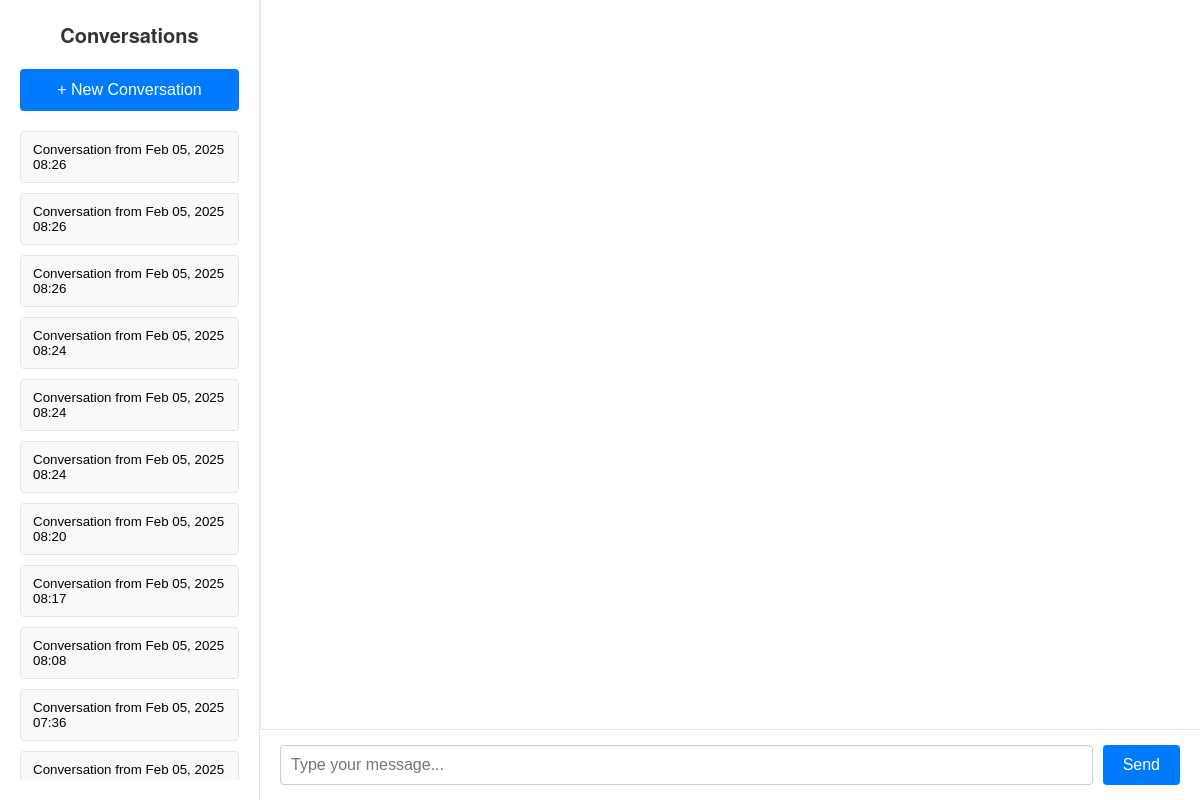
The page / on the database its author committed.
### chat/models.py (models this page shows, shortened)
class ChatSession(models.Model):
    thread_id = models.CharField(max_length=255, unique=True)
    conversation = models.JSONField(default=list)
    created_at = models.DateTimeField(auto_now_add=True)

### chat/views.py (the view)
# urls.py: path("", views.chat_view, name="chat"),
def chat_view(request):
    if request.method == "POST":
        user_input = request.POST.get("message")
        if not user_input:
            return JsonResponse({"error": "No message provided."}, status=400)
        conversation = request.session.get("conversation")
        if not conversation:
            conversation = [{"role": "system", "content": "You are a helpful assistant!"}]
        conversation.append({"role": "user", "content": user_input})
        messages = []
        for msg in conversation:
            if msg["role"] == "system":
                messages.append(SystemMessage(content=msg["content"]))
            elif msg["role"] == "user":
                messages.append(HumanMessage(content=msg["content"]))
            elif msg["role"] == "assistant":
                messages.append(AIMessage(content=msg["content"]))
        thread_id = request.session.get("thread_id")
        if not thread_id:
            thread_id = str(uuid.uuid4())
            request.session["thread_id"] = thread_id
        config = {"configurable": {"thread_id": thread_id}}
        response_text = ""
        for data, stream_mode in graph.stream({"messages": messages}, config=config, stream_mode="messages"):
            if data.type == "AIMessageChunk":
                response_text += data.content
        conversation.append({"role": "assistant", "content": response_text})
        request.session["conversation"] = conversation
        request.session["conversation_saved"] = False
        return JsonResponse({"response": response_text})
    else:
        previous_chats = ChatSession.objects.order_by('-created_at')
        return render(request, "chat/chat.html", {"previous_chats": previous_chats})

### chat/templates/chat/chat.html (shortened to what this page needs)
<!DOCTYPE html>
<html>
<head>
</head>
<body>
  <div id="sidebar">
    <h2>Conversations</h2>
    <button class="sidebar-button" id="new-convo-btn">+ New Conversation</button>
    <div id="conversation-list">
      {% for chat in previous_chats %}
      <button class="conversation-item" data-thread-id="{{ chat.thread_id }}">
        Conversation from {{ chat.created_at|date:"M d, Y H:i" }}
      </button>
      {% endfor %}
    </div>
  </div>
  <div id="main">
    <div id="chat-window"></div>
    <form id="chat-form" method="post">
      <input type="text" name="message" id="message-input" placeholder="Type your message..." autocomplete="off" required/>
      <button type="submit">Send</button>
    </form>
  </div>
</body>
</html>

### chat/templates/chat/chat.html (style rules this page uses)
* { box-sizing: border-box; margin: 0; padding: 0; }
html, body { height: 100%; font-family: 'Helvetica Neue', Helvetica, Arial, sans-serif; background-color: #f7f7f7; }
body { display: flex; overflow: hidden; }
#sidebar { width: 260px; background-color: #fff; border-right: 1px solid #e5e5e5; padding: 20px; overflow-y: auto; flex-shrink: 0; display: flex; flex-direction: column; }
#sidebar h2 { font-size: 20px; margin-bottom: 20px; color: #333; text-align: center; }
.sidebar-button { width: 100%; padding: 12px; background-color: #007bff; color: #fff; border: none; border-radius: 4px; cursor: pointer; font-size: 16px; margin-bottom: 20px; transition: background-color 0.3s ease; }
#conversation-list { flex-grow: 1; overflow-y: auto; }
.conversation-item { width: 100%; text-align: left; padding: 10px 12px; margin-bottom: 10px; border: 1px solid #e5e5e5; border-radius: 4px; background-color: #f9f9f9; cursor: pointer; transition: background-color 0.2s ease; }
#main { flex-grow: 1; display: flex; flex-direction: column; overflow: hidden; }
#chat-window { flex-grow: 1; padding: 20px; overflow-y: auto; background-color: #fff; border-left: 1px solid #e5e5e5; scroll-behavior: smooth; }
#chat-form { display: flex; padding: 15px 20px; background-color: #fff; border-top: 1px solid #e5e5e5; }
#message-input { flex-grow: 1; padding: 10px; font-size: 16px; border: 1px solid #ccc; border-radius: 4px; margin-right: 10px; }
#chat-form button { padding: 10px 20px; font-size: 16px; border: none; border-radius: 4px; background-color: #007bff; color: #fff; cursor: pointer; transition: background-color 0.3s ease; }

### rows shown on the page
ChatSession: created_at "Feb 05, 2025 08:26"
ChatSession: created_at "Feb 05, 2025 08:26"
ChatSession: created_at "Feb 05, 2025 08:26"
ChatSession: created_at "Feb 05, 2025 08:24"
ChatSession: created_at "Feb 05, 2025 08:24"
ChatSession: created_at "Feb 05, 2025 08:24"
ChatSession: created_at "Feb 05, 2025 08:20"
ChatSession: created_at "Feb 05, 2025 08:17"
ChatSession: created_at "Feb 05, 2025 08:08"
ChatSession: created_at "Feb 05, 2025 07:36"
ChatSession: created_at "Feb 05, 2025…"
